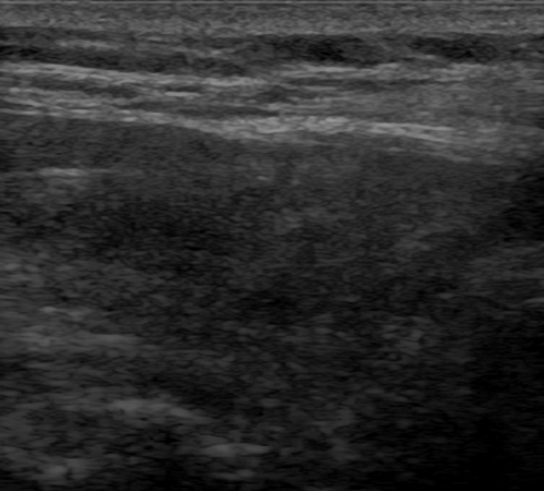
%> input picture matlabCourse/Lab7/usg_tarczycy.bmp, 544 x 491 px
$ octave zad1.m   (GNU Octave 9; MATLAB toolbox functions it lacks are replaced by stand-ins)
%> lines starting %> are read from the running program, lines starting %| are printed output that depends on the picture
I = imread('usg_tarczycy.bmp');
%> I is the input picture: size 491x544 uint8; min 0, max 152, mean 43.7
J = histeq(I);
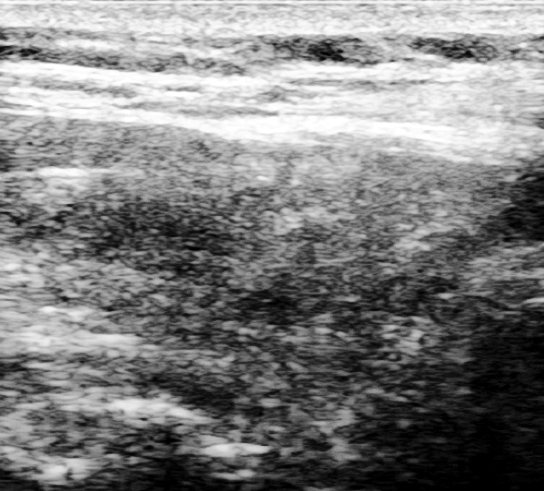
%> J: size 491x544 uint8; min 0, max 255, mean 127
subplot(2,2,1);
imshow(J);
subplot(2,2,2);
imhist(J);
subplot(2,2,4);
imhist(I);
subplot(2,2,3);
imshow(I);
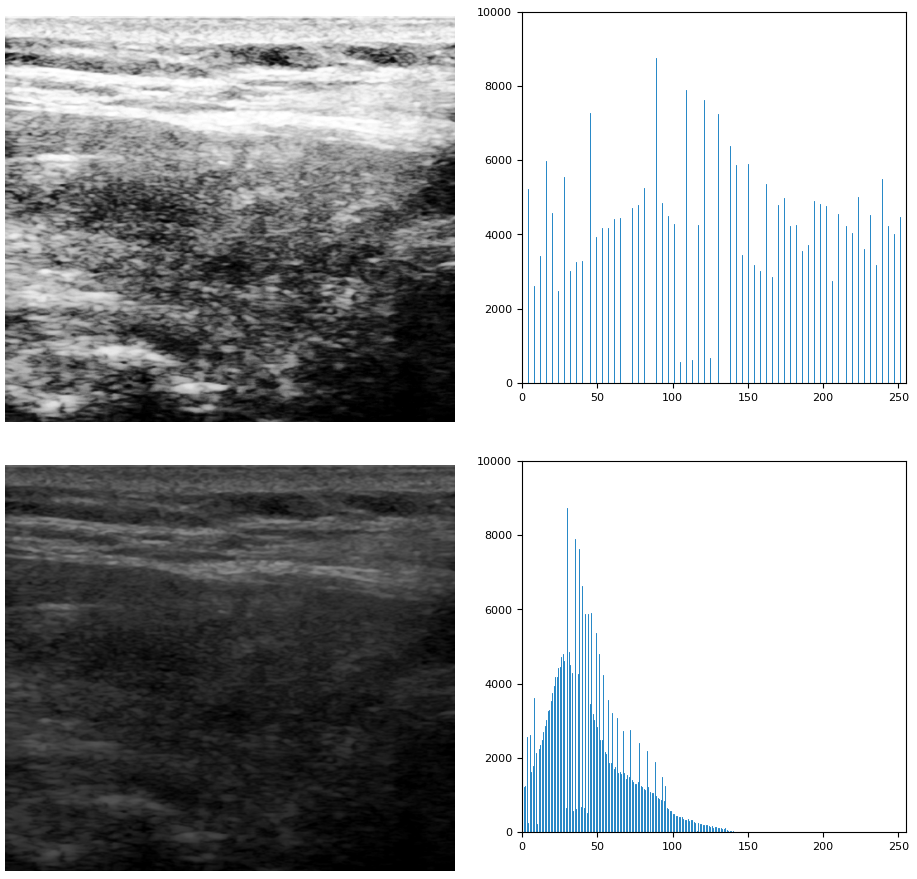
%> figure redrawn from the program's plot data, 4 panels

$ run again, with matlabCourse/Lab7/figury.bmp copied over matlabCourse/Lab7/usg_tarczycy.bmp
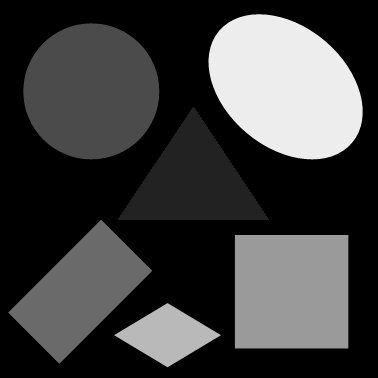
%> input picture matlabCourse/Lab7/figury.bmp, 378 x 378 px
%> I is the input picture: size 378x378 uint8; min 0, max 237, mean 62.4
%> `J = histeq(I);`:
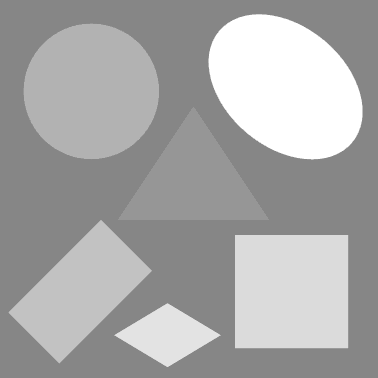
%> J: size 378x378 uint8; min 134, max 255, mean 167.2
%> `imshow(I);`:
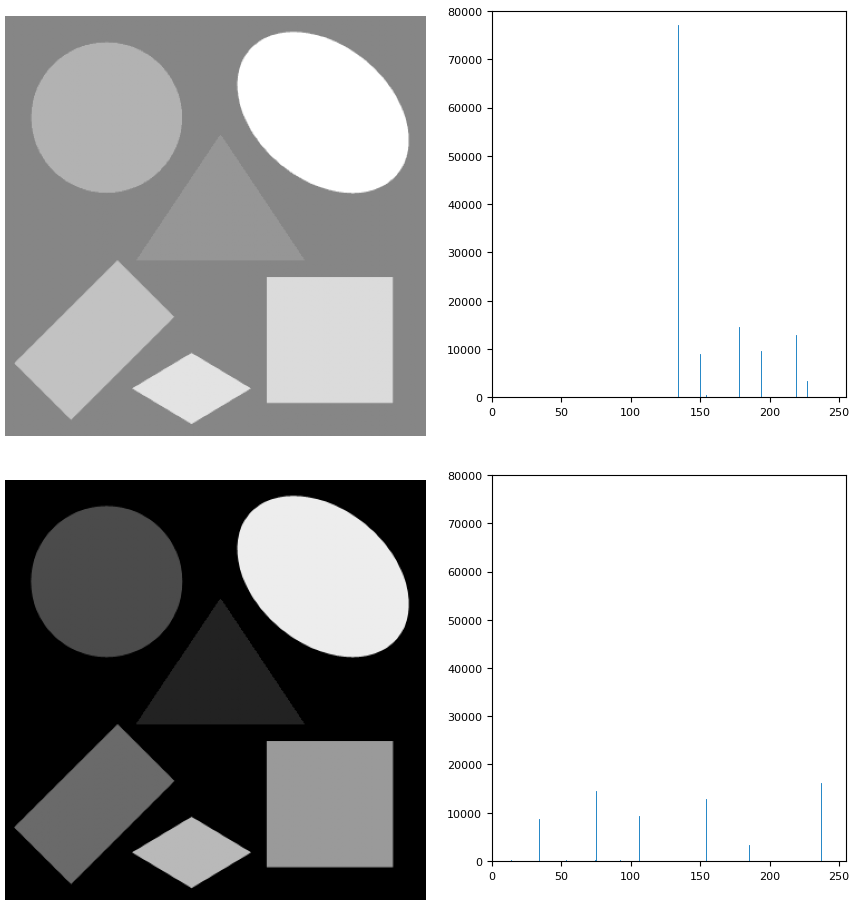
%> figure redrawn from the program's plot data, 4 panels
